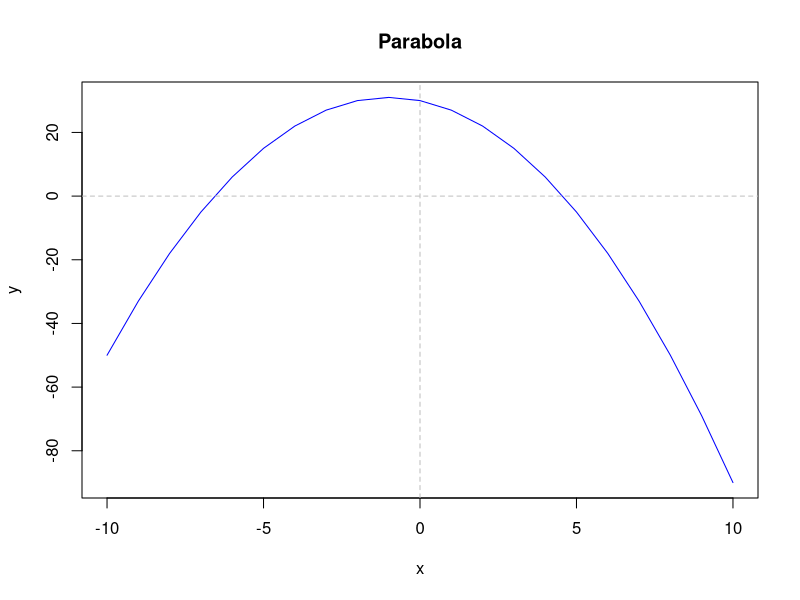
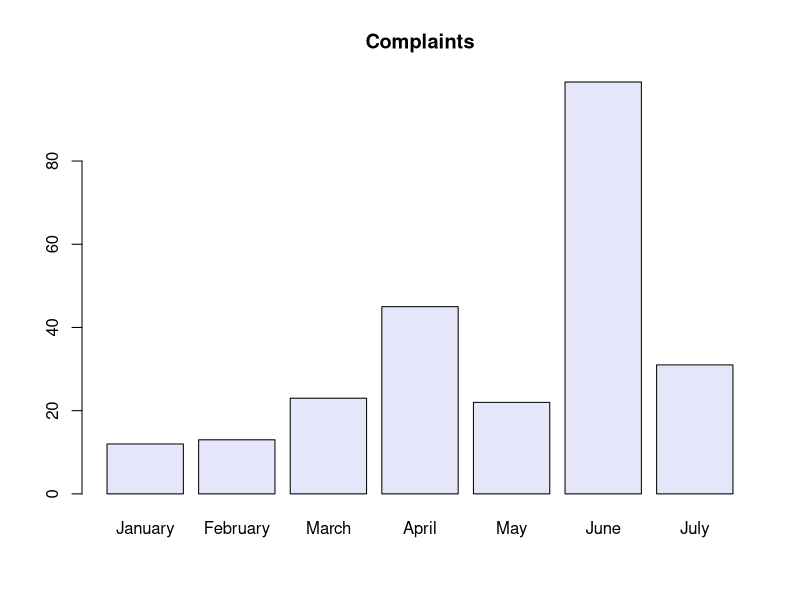

Here is the R script that generated these plots, in order:
# Session 1a

# Arithmetic
3 - 3 * (6 + 2)
diameter <- 150
pipe_area <- (pi / 4) * (diameter / 1000)^2
pipe_area

sqrt(pipe_area / (pi / 4)) * 1000

complaints <- c(12, 13, 23, 45, 22, 99, 31)

sum(complaints)
prod(complaints)
abs(complaints)
exp(complaints)
factorial(complaints)
log(complaints, base = 10)

# Basic plotting
x <- -10:10
y <- -x^2 -2 * x + 30
plot(x, y, type = "l", col = "blue", main = "Parabola")
abline(h = 0, col = "grey", lty = 2)
abline(v = 0, col = "grey", lty = 2)

names(complaints) <- month.name[1:7]
barplot(complaints,
        col = "lavender",
        main = "Complaints")
